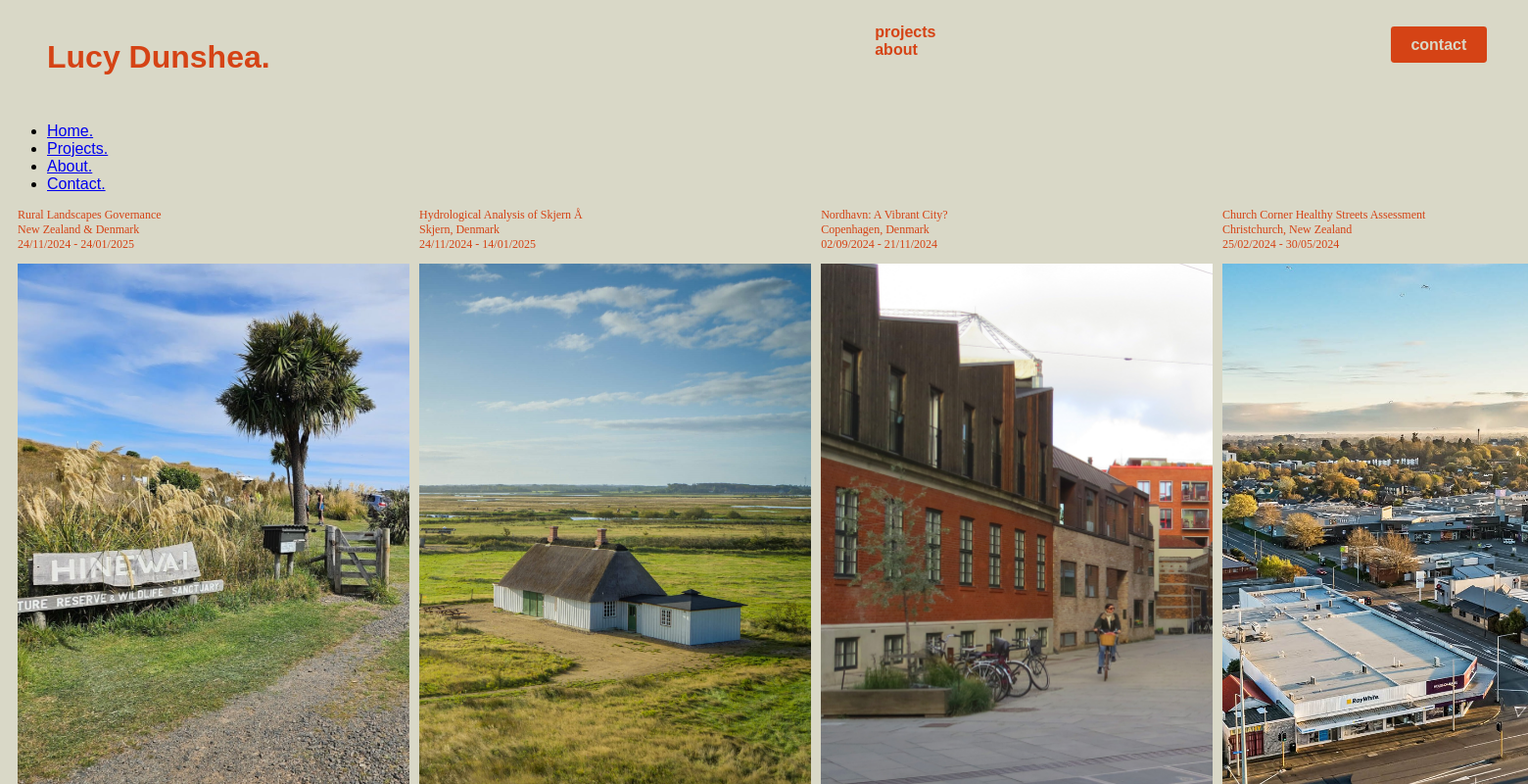
The page /projects/ on the database as committed earlier.
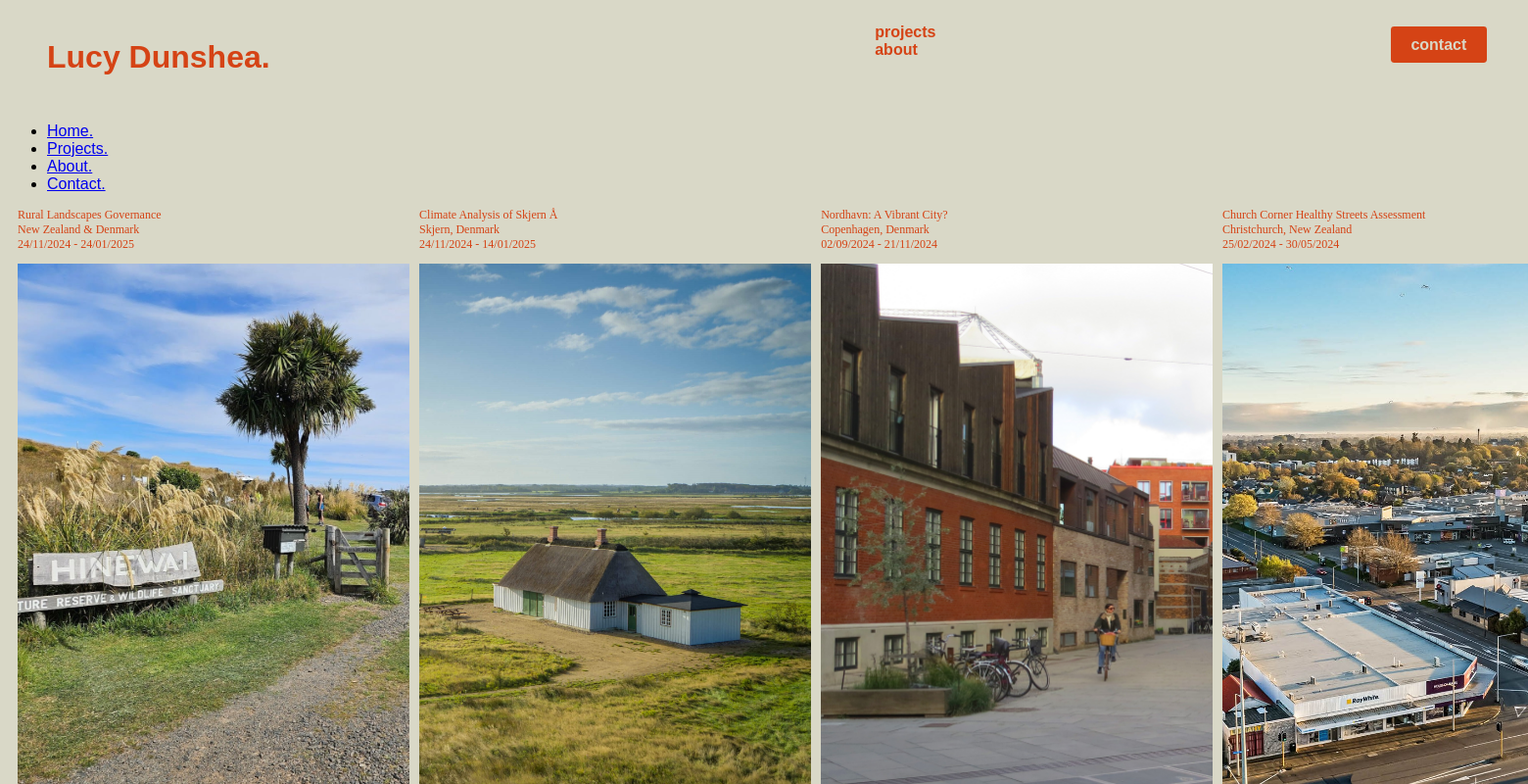
The same page on the database as committed later.
### portfolio/models.py (models this page shows, shortened)
class Project(models.Model):
    CATEGORIES = [
        ('Urban_Design', 'Urban Design'),
        ('GIS', 'GIS'),
        ('Climate_Resilience', 'Climate Resilience'),
        ('Geography', 'Geography'),
    ]
    title = models.CharField(max_length=200)
    short_description = models.CharField(max_length=200, null=True, blank=True)
    description = RichTextField(config_name='awesome_ckeditor', null=True, blank=True)
    location = models.CharField(max_length=200, null=True, blank=True)
    category = MultiSelectField(choices=CATEGORIES)
    technologies = models.CharField(max_length=300)
    mini_map = models.ImageField(upload_to='project_images/', blank=True, null=True)
    image = models.ImageField(upload_to='project_images/')
    detail_image = models.ImageField(upload_to='project_images/', blank=True, null=True)
    created_at = models.DateTimeField(auto_now_add=True)
    start_date = models.DateField(blank=True, null=True)
    end_date = models.DateField(blank=True, null=True)
    pdf = models.FileField(upload_to='project_pdfs/', blank=True, null=True)
    slug = models.SlugField(default="", null=False)

### portfolio/views.py (the view)
# urls.py: path('projects/', views.projects, name='projects'),
def projects(request):
   return TemplateResponse(request, 'portfolio/projects.html', {
       'projects': Project.objects.all().order_by('-end_date'),
   })

### portfolio/templates/portfolio/projects.html
{% extends 'portfolio/base.html' %}
{% block content %}
{% load static %}
<div class="projects-section">
    <div class="projects-section__container">
        <div class="projects-section__project">
                {% for project in projects %}
                <div class="projects-section__project-card" data-type="{{ project.category }}">
                    <p class="projects-section__info">{{ project.title }}<br>{{ project.location }}<br>{{ project.start_date|date:"d/m/Y" }} - {{ project.end_date|date:"d/m/Y" }}
                        </p>
                    <a class="projects-section__project-detail-link" href="{% url 'project_detail' project.slug %}">
                        {% if project.image %}
                        <div class="projects-section__project-card">
                            <img src="{{ project.image.url }}" class="projects-section__item-image" alt="{{ project.title }}">
                        </div>
                        {% endif %}
                    </a>
                </div>
                {% endfor %}
        </div>
        </div>
        </div>
{% endblock %}

### portfolio/templates/portfolio/base.html (shortened to what this page needs)
<!DOCTYPE html>
<html lang="en">
<head>
    {% load static %}
    <link rel="stylesheet" href="{% static 'portfolio/css/styles.css' %}">
    <link rel="stylesheet" href="https://use.typekit.net/cmg3mqs.css">
</head>
<body>
    <header>
        <nav class="base__nav" id="navbar">
            <ul class="base__nav-name">
                <li><a class="base__nav-name-link" href="{% url 'home' %}">Lucy Dunshea.</a></li>
            </ul>
            <ul class="base__nav-sections">
                <li><a class="base__nav-sections-link" href="{% url 'projects' %}">projects</a></li>
                <li><a class="base__nav-sections-link" href="{% url 'about' %}">about</a></li>
            </ul>
            <ul class="base__nav-contact">
                <li><button href="mailto:lucydunshea6@gmail.com" class="base__nav-contact-link"><a
                            class="base__nav-contact-button" href="mailto:lucydunshea6@gmail.com">contact</a></button>
                </li>
            </ul>
        </nav>
        <div class="popup-menu" id="popup-menu">
        <ul class="popup-menu-list" id="popup-menu-list">
            <li><a href="{% url 'home' %}">Home.</a></li>
            <li><a href="{% url 'projects' %}">Projects.</a></li>
            <li><a href="{% url 'about' %}">About.</a></li>
            <li><a href="mailto:lucydunshea6@gmail.com">Contact.</a></li>
        </div>
    </header>
    <main>
        {% block content %}{% endblock %}
    </main>
</body>
</html>

### portfolio/static/portfolio/css/styles.css (style rules this page uses)
body { background-color: #D9D8C7; font-family: "neue-haas-grotesk-text", sans-serif; }
.base__nav { text-decoration: none; font-weight: 700; color:#d54315; padding-top:0%; display:flex; flex-direction: row; position: relative; width: 100%; }
.base__nav-name { list-style-type: none; display: inline; font-size: 24pt; }
.base__nav-name-link { display: inline; font-weight: 700; color:#d54315; text-decoration: none; }
.base__nav-sections { list-style-type: none; display: inline; padding-left: 40%; }
.base__nav-sections-link { text-decoration: none; font-weight: 700; color:#d54315; font-size: 12pt; }
.base__nav-contact { list-style-type: none; text-decoration: none; display: inline; position: absolute; right: 2%; font-size: 12pt; }
.base__nav-contact-link { background: #d54315; font-family: inherit; color: #D9D8C7; padding: 0.6em 1.3em; font-weight: 900; font-size: 16px; border: 3px solid #D9D8C7; border-radius: 0.4em; box-shadow: 0.1em 0.1em; cursor: pointer; }
.base__nav-contact-button { text-decoration: none; color: #D9D8C7; }
.projects-section { color: #d54315; bottom: 0px; position: absolute; }
.projects-section__container { overflow-y: auto; display: flex; flex-direction: column; position: relative; max-height: 75vh; scrollbar-width: none; }
.projects-section__project { display: flex; flex-direction: row; }
.projects-section__project-card { display: flex; flex-direction: column; padding-left: 5px; width: auto; }
.projects-section__info { font-family: adelle-mono; font-weight: 400; font-size: 9pt; width:fit-content; padding-left: 5px; }
.projects-section__item-image { height: 70vh; filter: none; transition: filter .3s ease-in-out; }

Rows that differ between the two databases and show on the page:
changed Project "Skjern, Denmark": title "Hydrological Analysis of Skjern Å" → "Climate Analysis of Skjern Å"
